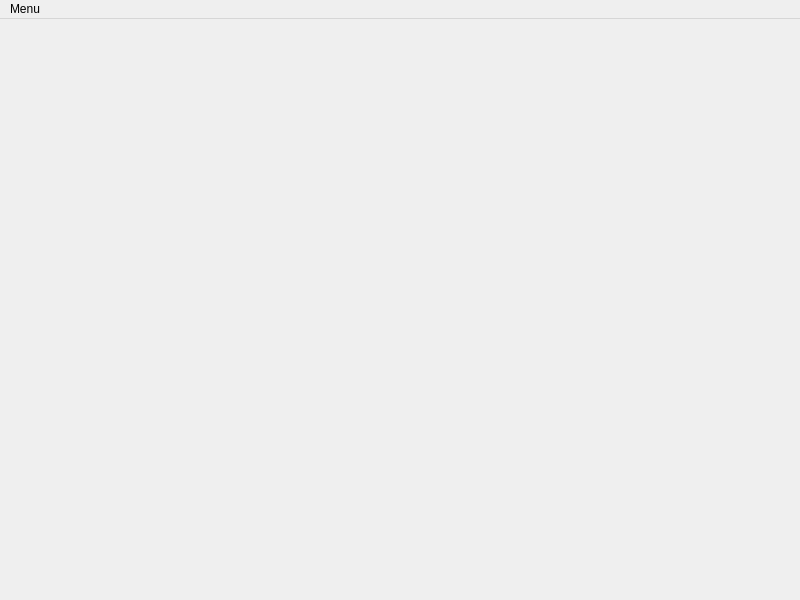
<?xml version="1.0" encoding="UTF-8"?>
<ui version="4.0">
 <class>MainWindow</class>
 <widget class="QMainWindow" name="MainWindow">
  <property name="geometry">
   <rect>
    <x>0</x>
    <y>0</y>
    <width>800</width>
    <height>600</height>
   </rect>
  </property>
  <property name="windowTitle">
   <string>Mini ERP</string>
  </property>
  <widget class="QWidget" name="centralwidget"/>
  <widget class="QMenuBar" name="menuBar">
   <property name="geometry">
    <rect>
     <x>0</x>
     <y>0</y>
     <width>800</width>
     <height>21</height>
    </rect>
   </property>
   <widget class="QMenu" name="menuAdd_Compras">
    <property name="title">
     <string>Menu</string>
    </property>
    <widget class="QMenu" name="menuNota_de_Debito">
     <property name="title">
      <string>Nota de debito</string>
     </property>
     <addaction name="btnAddCliente"/>
     <addaction name="btnCriarNota"/>
    </widget>
    <addaction name="btnChamaFormAdd"/>
    <addaction name="menuNota_de_Debito"/>
   </widget>
   <addaction name="menuAdd_Compras"/>
  </widget>
  <action name="btnChamaFormAdd">
   <property name="icon">
    <iconset>
     <normaloff>icones/cash_1538271.png</normaloff>icones/cash_1538271.png</iconset>
   </property>
   <property name="text">
    <string>Lançar ar</string>
   </property>
  </action>
  <action name="btnAddCliente">
   <property name="icon">
    <iconset>
     <normaloff>icones/businessman_998372.png</normaloff>icones/businessman_998372.png</iconset>
   </property>
   <property name="text">
    <string>Cadastro de cliente</string>
   </property>
  </action>
  <action name="btnCriarNota">
   <property name="icon">
    <iconset>
     <normaloff>icones/file_419209.png</normaloff>icones/file_419209.png</iconset>
   </property>
   <property name="text">
    <string>Criar nota</string>
   </property>
  </action>
 </widget>
 <resources/>
 <connections/>
</ui>
